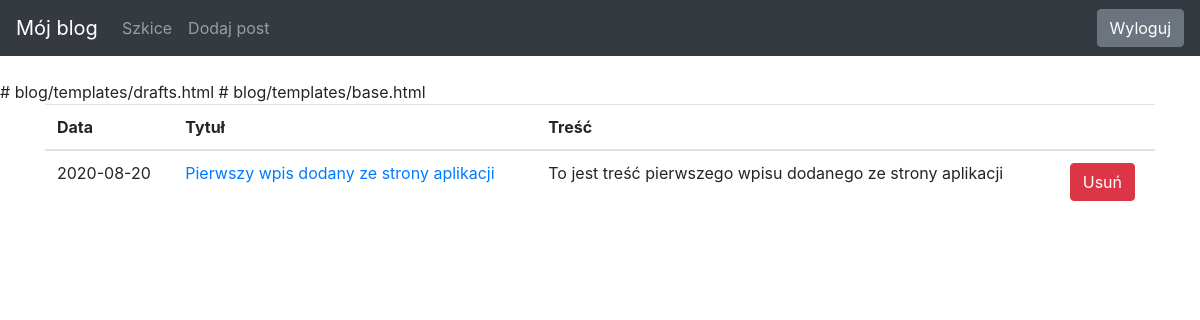
The page /drafts/ (signed in) on the database as committed earlier.
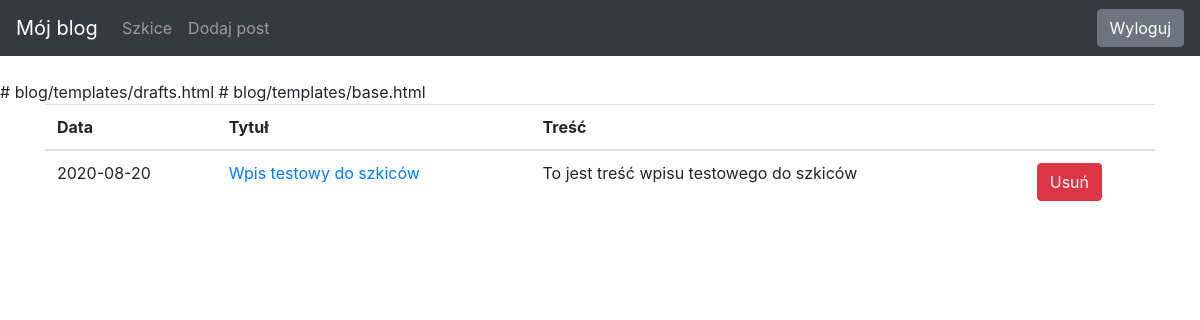
The same page on the database as committed later.
### blog/models.py (models this page shows)
class Entry(db.Model):
   id = db.Column(db.Integer, primary_key=True)
   title = db.Column(db.String(80), nullable=False)
   body = db.Column(db.Text, nullable=False)
   pub_date = db.Column(db.DateTime, nullable=False,
       default=datetime.datetime.utcnow)
   is_published = db.Column(db.Boolean, default=False)

### blog/routes.py (the view)
@app.route("/drafts/", methods=['GET'])
@login_required
def list_drafts():
   drafts = Entry.query.filter_by(is_published=False).order_by(Entry.pub_date.desc())
   return render_template("drafts.html", drafts=drafts)

### blog/routes.py (called while the page is built)
def login_required(view_func):
   @functools.wraps(view_func)
   def check_permissions(*args, **kwargs):
       if session.get('logged_in'):
           return view_func(*args, **kwargs)
       return redirect(url_for('login', next=request.path))
   return check_permissions

### blog/templates/drafts.html
# blog/templates/drafts.html {% extends "base.html" %} {% block content %}
<table class="table">
    <thead>
        <tr>
            <th scope="col">Data</th>
            <th scope="col">Tytuł</th>
            <th scope="col">Treść</th>
            <th scope="col"></th>
        </tr>
    </thead>
    <tbody>
        {% for post in drafts %}
        <tr>
            <td>
                {{ post.pub_date.strftime('%Y-%m-%d') }}
            </td>
            <td>
                <a href="{{ url_for('edit_entry', entry_id=post.id) }}">
               {{ post.title }}
           </a>
            </td>
            <td>{{ post.body|truncate(100, true) }}</td>
            <td>
                {% if session.logged_in %}
                <form class="form-inline my-2 my-lg-0" action="{{ url_for('delete_entry', entry_id=post.id) }}" method="POST">
                    <button class="btn btn-danger" type="submit">Usuń</button>
                </form>
                {% endif %}
            </td>
        </tr>
        {% endfor %}
    </tbody>
</table>
{% endblock %}

Rows that differ between the two databases and show on the page:
removed Entry: pub_date "2020-08-20", title "Pierwszy wpis dodany ze strony aplikacji", body "To jest treść pierwszego wpisu dodanego ze strony aplikacji"
added Entry: pub_date "2020-08-20", title "Wpis testowy do szkiców", body "To jest treść wpisu testowego do szkiców"
